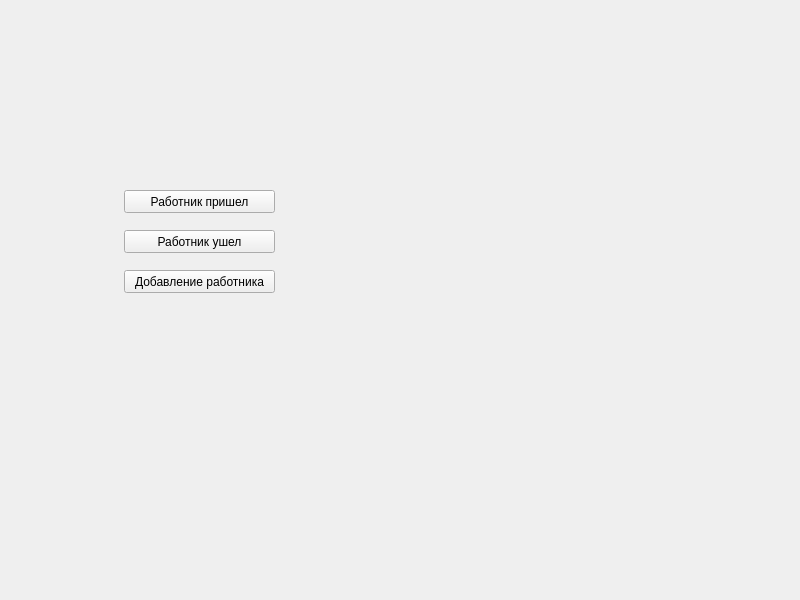
<?xml version="1.0" encoding="UTF-8"?>
<ui version="4.0">
 <class>MainWindow</class>
 <widget class="QMainWindow" name="MainWindow">
  <property name="geometry">
   <rect>
    <x>0</x>
    <y>0</y>
    <width>800</width>
    <height>600</height>
   </rect>
  </property>
  <property name="windowTitle">
   <string>MainWindow</string>
  </property>
  <widget class="QWidget" name="centralwidget">
   <widget class="QPushButton" name="pushButton">
    <property name="geometry">
     <rect>
      <x>124</x>
      <y>190</y>
      <width>151</width>
      <height>23</height>
     </rect>
    </property>
    <property name="text">
     <string>Работник пришел</string>
    </property>
   </widget>
   <widget class="QPushButton" name="pushButton_2">
    <property name="geometry">
     <rect>
      <x>124</x>
      <y>230</y>
      <width>151</width>
      <height>23</height>
     </rect>
    </property>
    <property name="text">
     <string>Работник ушел</string>
    </property>
   </widget>
   <widget class="QPushButton" name="pushButton_3">
    <property name="geometry">
     <rect>
      <x>124</x>
      <y>270</y>
      <width>151</width>
      <height>23</height>
     </rect>
    </property>
    <property name="text">
     <string>Добавление работника</string>
    </property>
   </widget>
  </widget>
 </widget>
 <resources/>
 <connections/>
</ui>
